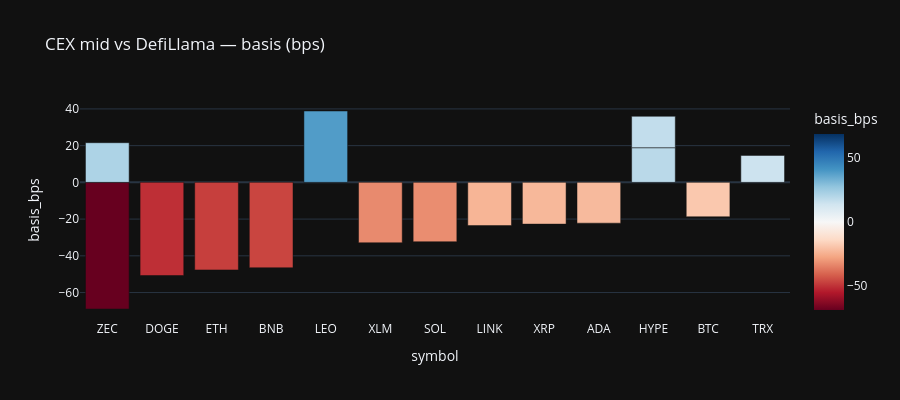

Notebook source saved alongside this figure:
### Markdown cell above
## 3. CEX–DEX basis — arb signal (when dates align)

`basis_bps = (cex_mid_last - dex_price) / cex_mid_last × 10_000`

- Positive → CEX rich vs DefiLlama (sell CEX / buy DEX idea, conceptually)
- Negative → CEX cheap

Join is on `symbol × date`. If depth was polled near UTC midnight and DEX
prices stamp the next UTC day, `basis_bps` can be null until both share a date
(re-poll depth + `sync mev` on the same calendar day, then rebuild).

### Code cell
with duckdb.connect(str(DB), read_only=True) as con:
    basis = con.execute(
        """
        select symbol, date, venue, dex_price_usd, cex_mid_last,
               avg_spread_bps, avg_depth_notional_bps_25 / 1e6 as depth_25_musd,
               snapshot_count, basis_bps
        from main_marts.fct_cex_dex_basis
        order by abs(coalesce(basis_bps, 0)) desc, symbol
        """
    ).pl()

display(basis.head(20))
n_joined = basis.filter(pl.col("basis_bps").is_not_null()).height
print(f"Rows with computable basis_bps: {n_joined} / {basis.height}")

if n_joined:
    bpdf = basis.filter(pl.col("basis_bps").is_not_null()).to_pandas()
    fig = px.bar(
        bpdf.head(15),
        x="symbol",
        y="basis_bps",
        title="CEX mid vs DefiLlama — basis (bps)",
        template="plotly_dark",
        color="basis_bps",
        color_continuous_scale="RdBu",
        color_continuous_midpoint=0,
    )
    fig.update_layout(height=400)
    fig.show()
else:
    print(
        "No overlapping symbol×date yet. Typical fix:\n"
        "  uv run ccquant sync depth --top 20 && uv run ccquant sync mev --top 20\n"
        "  uv run dbt build --select +mart_mev_arb_daily --project-dir dbt --profiles-dir dbt"
    )

### Figure 1 — Plotly figure (JSON) as saved in the notebook; plotly's stock layout.template omitted (floating-point values rounded to 4 significant figures)
{"data": [{"hovertemplate": "symbol=%{x}<br>basis_bps=%{marker.color}<extra></extra>", "legendgroup": "", "marker": {"color": [-68.96, -50.74, -47.68, -46.51, 38.86, -32.89, -32.32, -23.54, -22.74, -22.23, 21.59, 18.87, -18.75, 17.11, 14.69], "coloraxis": "coloraxis", "pattern": {"shape": ""}}, "name": "", "orientation": "v", "showlegend": false, "textposition": "auto", "type": "bar", "x": ["ZEC", "DOGE", "ETH", "BNB", "LEO", "XLM", "SOL", "LINK", "XRP", "ADA", "ZEC", "HYPE", "BTC", "HYPE", "TRX"], "xaxis": "x", "y": [-68.96, -50.74, -47.68, -46.51, 38.86, -32.89, -32.32, -23.54, -22.74, -22.23, 21.59, 18.87, -18.75, 17.11, 14.69], "yaxis": "y"}], "layout": {"barmode": "relative", "coloraxis": {"autocolorscale": false, "cmid": 0, "colorbar": {"title": {"text": "basis_bps"}}, "colorscale": [[0, "rgb(103,0,31)"], [0.1, "rgb(178,24,43)"], [0.2, "rgb(214,96,77)"], [0.3, "rgb(244,165,130)"], [0.4, "rgb(253,219,199)"], [0.5, "rgb(247,247,247)"], [0.6, "rgb(209,229,240)"], [0.7, "rgb(146,197,222)"], [0.8, "rgb(67,147,195)"], [0.9, "rgb(33,102,172)"], [1, "rgb(5,48,97)"]]}, "height": 400, "legend": {"tracegroupgap": 0}, "title": {"text": "CEX mid vs DefiLlama — basis (bps)"}, "xaxis": {"anchor": "y", "domain": [0, 1], "title": {"text": "symbol"}}, "yaxis": {"anchor": "x", "domain": [0, 1], "title": {"text": "basis_bps"}}}}
